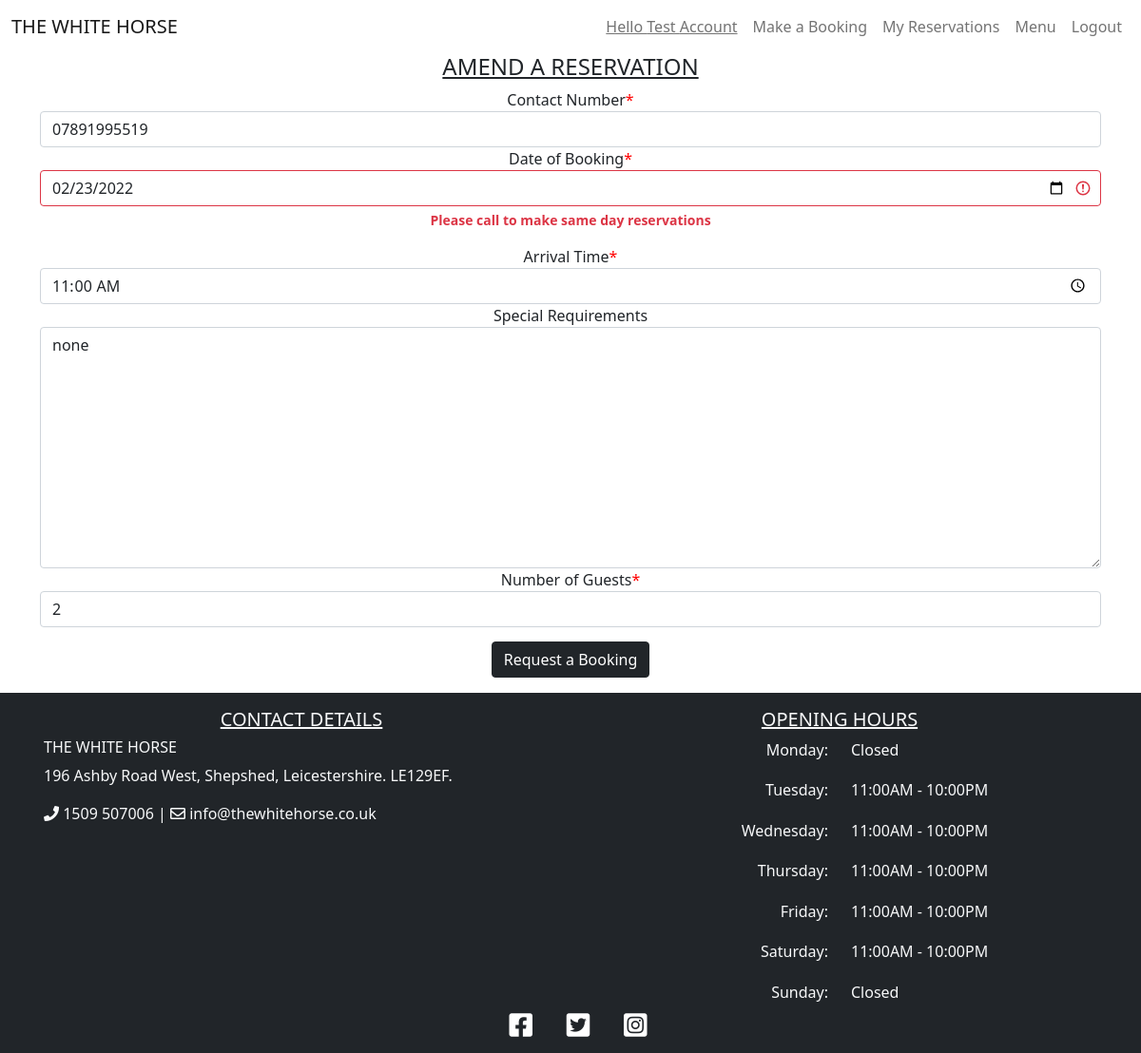
The page /amend/54 (signed in) on the database its author committed.
### booking/models.py (models this page shows, shortened)
class Booking(models.Model):
    user = models.ForeignKey(User, on_delete=models.CASCADE)
    lead = models.CharField(max_length=200, blank=False)
    email = models.CharField(max_length=200, blank=False)
    phoneNumberRegex = RegexValidator(regex=r'^\+?1?\d{9,15}$')
    mobile = models.CharField(
        validators=[phoneNumberRegex], max_length=16, blank=False
        )
    date = models.DateField(blank=False)
    time = models.TimeField(blank=False)
    notes = models.TextField(max_length=200)
    guests = models.PositiveIntegerField(blank=False)
    status = models.IntegerField(choices=STATUS, default=0)
    class Meta:
        ordering = ['-date']
        constraints = [
            models.UniqueConstraint(
                fields=['user', 'date', 'time'], name='unique_booking'
            ), ]

### booking/views.py (the view)
# urls.py: path('amend/<reservation_id>', views.amend_reservation, name='amend'),
def amend_reservation(request, reservation_id):
    if request.user.is_authenticated:
        reservation = get_object_or_404(Booking, id=reservation_id)
        current_user = request.user
        if current_user == reservation.user:
            context = {
                "mobile": reservation.mobile,
                "date": reservation.date,
                "time": reservation.time,
                "notes": reservation.notes,
                "guests": reservation.guests
            }
            if request.method == 'POST':
                booking_form = BookingForm(request.POST, instance=reservation)
                if booking_form.is_valid():
                    updated_booking = booking_form.save(commit=False)
                    updated_booking.status = 0
                    try:
                        updated_booking.save()
                    except IntegrityError as error:
                        error = (
                            'You have already requested this reservation'
                        )
                        return render(request, 'amend_booking.html', {
                            "booking_form": BookingForm(request.POST),
                            'error': error,
                        })
                    return redirect(reverse("reservations"))
                else:
                    return render(request, 'amend_booking.html', {
                        "booking_form": BookingForm(request.POST)
                    })
            else:
                return render(request, 'amend_booking.html', {
                        "booking_form": BookingForm(context)
                    })
        else:
            return redirect(reverse("reservations"))
    else:
        return redirect(reverse("account_login"))

### booking/mapbox_context_processor.py (called while the page is built)
def mapbox_renderer(request):
    return {
       'mapbox_token': settings.MAPBOX_TOKEN
    }

### booking/validators.py (called while the page is built)
def validate_opening_hour(value):
    print(value)
    if not 11 <= int(value.hour) <= 21:
        raise ValidationError(
            'We only take reservations between 11AM & 9PM',
            params={'value': value},
        )

def validate_future_date(value):
    if value < datetime.date.today():
        raise ValidationError(
            'Please select a future date',
            params={'value': value},
        )
    elif value == datetime.date.today():
        raise ValidationError(
            'Please call to make same day reservations',
            params={'value': value},
        )

def validate_open_day(value):
    if value.weekday() == 0:
        raise ValidationError(
            'We are closed on a Monday, please choose a differant date',
            params={'value': value},
        )
    elif value.weekday() == 6:
        raise ValidationError(
            'We are closed on a Sunday, please choose a differant date',
            params={'value': value},
        )

def validate_guest_size(value):
    if value > 8:
        raise ValidationError(
            'For reservations of more than 8 guests, please call and arrange',
            params={'value': value},
        )
    elif value < 1:
        raise ValidationError(
            'Please state how many guests will be attending',
            params={'value': value},
        )

### templates/amend_booking.html (shortened to what this page needs)
{% extends "base.html" %}
{% block content %}
{% load crispy_forms_tags %}
<div class="container mb-3">
    <div class="row">
        <div class="col-lg-12 text-center">
            <h4 class="page-heading">Amend A Reservation</h4>
            <form method="POST">
                {{ booking_form | crispy }}
                <button type="submit" class="btn btn-dark">Request a Booking</button>
            </form>
        </div>
    </div>
</div>
{% endblock %}

### templates/base.html (shortened to what this page needs)
{% load static %}
<!DOCTYPE html>
<html lang="en">
<head>
    <link rel="stylesheet" href="https://cdnjs.cloudflare.com/ajax/libs/font-awesome/5.15.3/css/all.min.css">
    <link href="https://cdn.jsdelivr.net/npm/bootstrap@5.0.1/dist/css/bootstrap.min.css" rel="stylesheet"
>
    <link href='https://api.mapbox.com/mapbox-gl-js/v2.3.1/mapbox-gl.css' rel='stylesheet' />
    <link rel="stylesheet" href="{% static 'css/style.css' %}">
</head>
<body class="site">
    <header>
        <nav class="navbar sticky-top navbar-expand-lg navbar-light">
            <div class="container-fluid">
                <a class="navbar-brand text-uppercase" href="{% url 'index' %}">The White Horse</a>
                <div class="collapse navbar-collapse" id="navbarNav">
                    <ul class="navbar-nav ms-auto">
                        {% if user.is_authenticated %}
                        <li class="nav-item">
                            <a class="nav-link" href="{% url 'index' %}"><u>Hello {{ user.first_name }} {{ user.last_name }}</u></a>
                        </li>
                        <li class="nav-item">
                            <a class="nav-link" href="{% url 'booking' %}">Make a Booking</a>
                        </li>
                        <li class="nav-item">
                            <a class="nav-link" href="{% url 'reservations' %}">My Reservations</a>
                        </li>
                        {% else %}
                        <li class="nav-item">
                            <a class="nav-link" href="{% url 'account_signup' %}">Make a Booking</a>
                        </li>
                        {% endif %}
                        <li class="nav-item">
                            <a class="nav-link" href="#">Menu</a>
                        </li>
                        {% if user.is_authenticated %}
                        <li class="nav-item">
                            <a class="nav-link" href="{% url 'account_logout' %}">Logout</a>
                        </li>
                        {% endif %}
                    </ul>
                </div>
            </div>
        </nav>
    </header>
    <main class="site-content">
        {% block content %}
        {% endblock content %}
    </main>
    <footer class="footer bg-dark text-light text-lg-start text-center">
        <div class="container p-3">
            <div class="row">
                <div class="col-lg-6 col-md-12 mb-4 mb-md-0">
                    <h5 class="text-uppercase text-center"><u>Contact Details</u></h5>
                    <h6 class="text-uppercase">The White Horse</h6>
                    <p>
                        196 Ashby Road West, Shepshed, Leicestershire. LE129EF.
                    </p>
                    <p>
                        <i class="fas fa-phone"></i> 1509 507006 | <i class="far fa-envelope"></i> info@thewhitehorse.co.uk
                    </p>
                    <div class="row p-1">
                        <div id='map'></div>
                    </div>
                </div>
                <div class="col-lg-6 col-md-12 mb-4 mb-md-0">
                    <h5 class="text-uppercase text-center"><u>Opening Hours</u></h5>
                    <div class="row hours-outer">
                        <div class="col hours-inner">
                            <ul class="text-lg-end text-center list-unstyled">
                                <li>
                                    Monday:
                                </li>
                                <li>
                                    Tuesday:
                                </li>
                                <li>
                                    Wednesday:
                                </li>
                                <li>
                                    Thursday:
                                </li>
                                <li>
                                    Friday:
                                </li>
                                <li>
                                    Saturday:
                                </li>
                                <li>
                                    Sunday:
                                </li>
                            </ul>
                        </div>
                        <div class="col hours-inner">
                            <ul class="list-unstyled">
                                <li>
                                    Closed
                                </li>
                                <li>
                                    11:00AM - 10:00PM
                                </li>
                                <li>
                                    11:00AM - 10:00PM
                                </li>
                                <li>
                                    11:00AM - 10:00PM
                                </li>
                                <li>
                                    11:00AM - 10:00PM
                                </li>
                                <li>
                                    11:00AM - 10:00PM
                                </li>
                                <li>
                                    Closed
                                </li>
                            </ul>
                        </div>
                    </div>
                </div>
            </div>
        </div>
        <div class="text-center">
            <a href="https://en-gb.facebook.com/" target="_blank" rel="noopener" class="badge badge-light"
                aria-label="visit our Facebook page (opens in a new tab)"><i
                    class="fab fa-facebook-square ms-3 h3"></i></a>
            <a href="https://twitter.com/" target="_blank" rel="noopener" class="badge badge-light"
                aria-label="visit our Twitter page (opens in a new tab)"><i
                    class="fab fa-twitter-square ms-3 h3"></i></a>
            <a href="https://www.instagram.com/" target="_blank" rel="noopener" class="badge badge-light"
                aria-label="visit our Instagram page (opens in a new tab)"><i
                    class="fab fa-instagram-square ms-3 h3"></i></a>
        </div>
    </footer>
</body>
</html>

### static/css/style.css (style rules this page uses)
body { background-color: white; }
.page-heading { text-transform: uppercase; text-decoration: underline; }
header { background-color: white; }
.site { display: flex; min-height: 100vh; flex-direction: column; }
.site-content { flex: 1; width: 100%; height: 100%; }
#map { width: 100%; height: 150px; border-radius: 25px; }
.hours-outer { height: 100%; }
.hours-inner ul { height: 100%; display: flex; flex-direction: column; }
.hours-inner li { flex: 1; }
#div_id_guests { padding-bottom: 15px; }
.asteriskField { color: red; }

### rows shown on the page
Booking: mobile "07891995519", date "02/23/2022", time "11:00:00", notes "none", guests "2"

### other values the page prints
{{ user.first_name }} "Test"
{{ user.last_name }} "Account"
